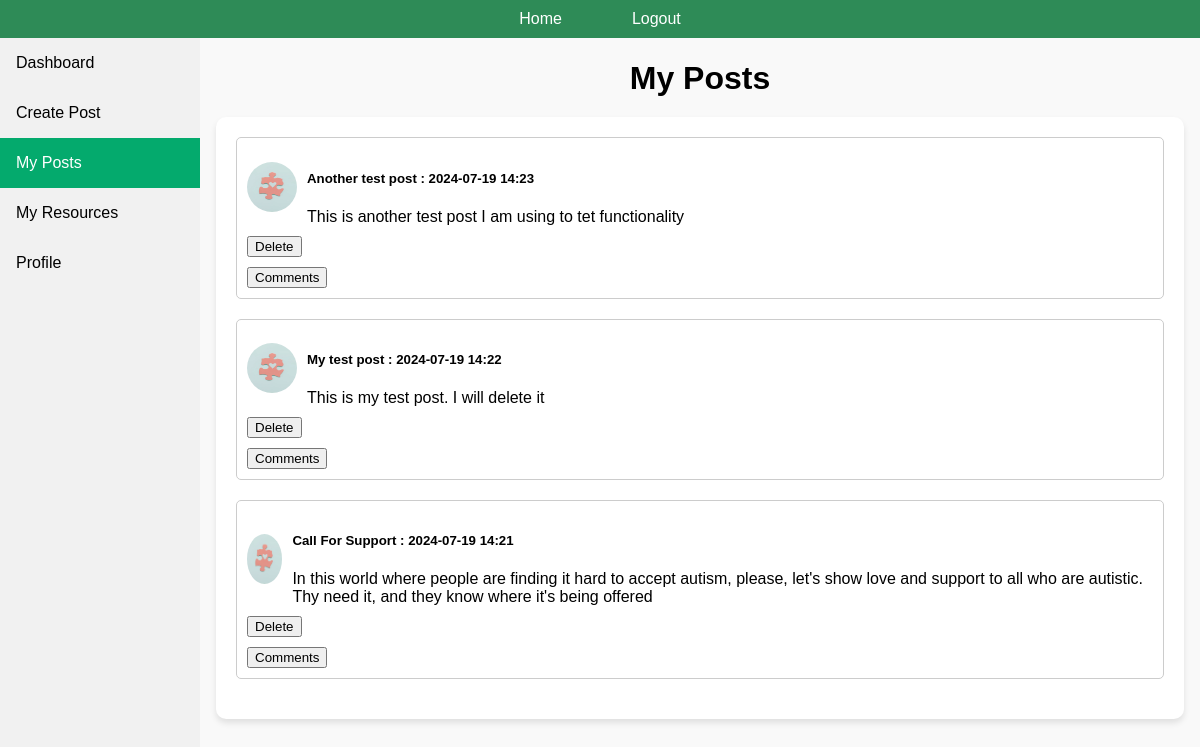
The page /my_posts (signed in) on the database its author committed.
### api/models.py (models this page shows, shortened)
class Post(db.Model):
	id = db.Column(db.Integer, primary_key=True)
	user_id = db.Column(db.Integer, db.ForeignKey('user.id'), nullable=False)
	content = db.Column(db.Text, nullable=False)
	title = db.Column(db.String(200), nullable=False)
	date_posted = db.Column(db.DateTime, nullable=False, default=datetime.utcnow)
	user = db.relationship('User', back_populates='posts')

class User(db.Model):
	__tablename__ = 'user'
	id = db.Column(db.Integer, primary_key=True)
	username = db.Column(db.String(150), nullable=False, unique=True)
	email = db.Column(db.String(150), nullable=False, unique=True)
	password = db.Column(db.String(150), nullable=False)
	city = db.Column(db.String(80), nullable=False)
	image_file = db.Column(db.String(20), nullable=False, default='default.jpg')
	posts = db.relationship('Post', back_populates='user', lazy='dynamic')
	resource = db.relationship('Resource', secondary=user_resource_association, back_populates='user')

### app.py (the view)
	@app.route('/my_posts')
	def my_posts():
		if 'user_id' not in session:
			return redirect(url_for('login'))
		user_id = session['user_id']
		user = User.query.get(user_id)
		user_posts = Post.query.filter_by(user_id = session['user_id']).order_by(Post.date_posted.desc()).all()
		for post in user_posts:
			post.comments = Comment.query.filter_by(post_id=post.id).order_by(Comment.date_posted.desc()).all()
		return render_template('my_posts.html', user=user, posts=user_posts)

### templates/my_posts.html (shortened to what this page needs)
{% extends "base.html" %}
{% block content %}
<h1>My Posts</h1>
<div class="main-content">
    <section id="posts">
        {% for post in posts %}
        <div class="post">
			<div class = "post-header">
				<img class="rounded-circle" src="{{ url_for('static', filename='profile_pics/' + user.image_file) if user.image_file != 'default.jpg' else url_for('static', filename='images/default.jpg') }}" alt="Profile Picture">
				<div class="post-details">
            		<h5>{{ post.title }} : {{ post.date_posted.strftime('%Y-%m-%d %H:%M') }}</h5>
            		<p>{{ post.content }}</p>
				</div>
			</div>
			<button class="delete-button" onclick="deletePost({{ post.id }})">Delete</button>
            <div class="comments-section">
                <button class="toggle-comments">Comments</button>
            </div>
        </div>
        {% endfor %}
    </section>
</div>
{% endblock %}

### static/css/dashboard.css (style rules this page uses)
body { font-family: Arial, sans-serif; background-color: #f9f9f9; margin: 0; padding: 0; }
h1 { text-align: center; margin-bottom: 20px; }
.main-content { background-color: white; padding: 20px; border-radius: 10px; box-shadow: 0 4px 6px rgba(0, 0, 0, 0.1); }
.post { margin-bottom: 20px; border: 1px solid #ccc; padding: 10px; border-radius: 5px; }
.post-header { display: flex; align-items: center; margin-bottom: 10px; }
.post-header img.rounded-circle { width: 50px; height: 50px; border-radius: 50%; margin-right: 10px; }
.post-details { display: flex; flex-direction: column; }
.post-details h3, .post-details p { margin: 0; }
.comments-section { margin-top: 10px; }
.post { margin-bottom: 20px; }

### rows shown on the page
Post: image_file (placeholder picture), title "Another test post", date_posted "2024-07-19 14:23", content "This is another test post I am using to tet functionality"
Post: image_file (placeholder picture), title "My test post", date_posted "2024-07-19 14:22", content "This is my test post. I will delete it"
Post: image_file (placeholder picture), title "Call For Support", date_posted "2024-07-19 14:21", content "In this world where people are finding it hard to accept autism, please, let's show love and support to all who are autistic. Thy need it, and they know where it's being offered"
